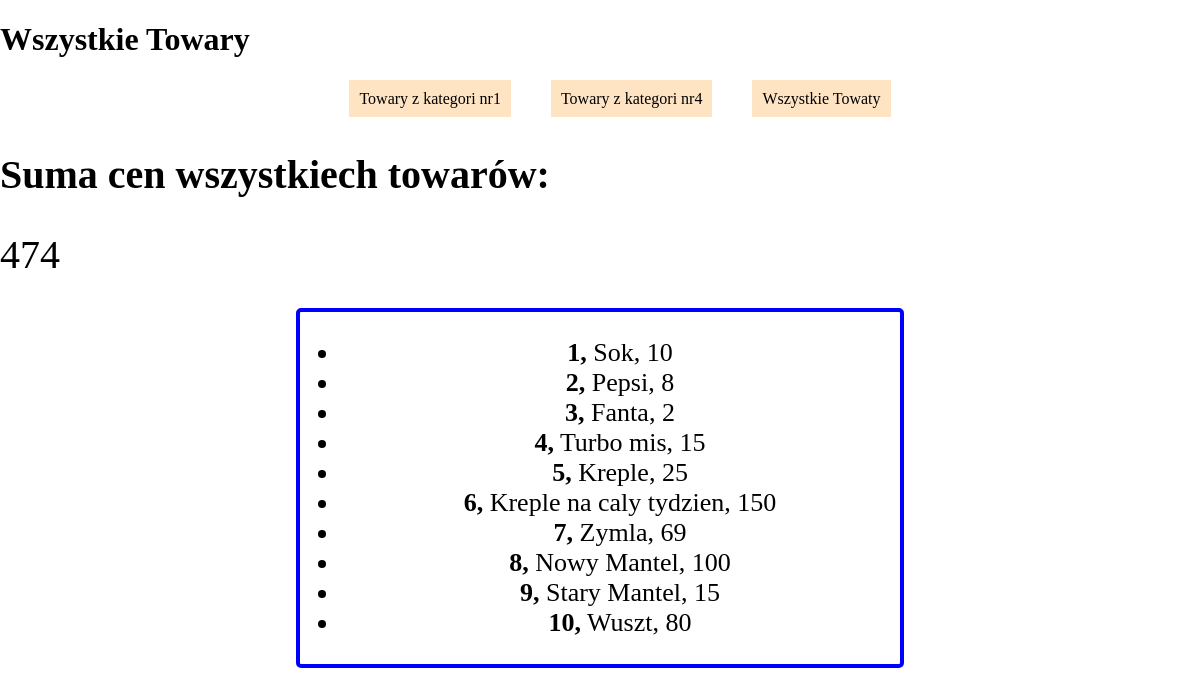
The app's page /Wszystkie.php with its own data.
### tables this page shows
CREATE TABLE `towary` (
  `ID` int(2) DEFAULT NULL,
  `cena` int(3) DEFAULT NULL,
  `NAZWA` varchar(22) DEFAULT NULL,
  `KATEGORIA` int(1) DEFAULT NULL
);

### Wszystkie.php (the view, shortened to what this page needs)
<?php
include_once("polaczenie.php");
?>
<!DOCTYPE html>
<html lang="en">
<head>
    <link rel="stylesheet" href="style.css">
</head>
<body>
    <h1>Wszystkie Towary</h1>
    <nav>
    <ul>
        <li>
            <a href="kategorianr1.php">Towary z kategori nr1</a>
        </li>
        <li>
            <a href="kategorianr4.php">Towary z kategori nr4</a>
        </li>
        <li>
            <a href="Wszystkie.php">Wszystkie Towaty</a>
        </li>
    </ul>
    </nav>
    <section>
        <div class="sumacen">
            <h1>Suma cen wszystkiech towarów:</h1>
            <?php
            $ile = $polaczenie->query("Select SUM(towary.cena) from towary;");
            list($iletowarow)=mysqli_fetch_row($ile);
            echo("$iletowarow");
            ?>
        </div>
        <div class="wszystkietowary">
            <?php
            $zapytanie = $polaczenie->query("Select towary.ID, towary.NAZWA, towary.CENA from towary;");
            echo("<ul>");
            while(list($id, $nazwa, $cena)=mysqli_fetch_row($zapytanie)){
                echo("<li><b>$id,</b> $nazwa, $cena</li>");
            }
            echo("</ul>");
            ?>
        </div>
    </section>
</body>
</html>

### style.css (style rules this page uses)
body, html { padding:0; margin:0; }
nav { width: 100%; }
nav ul { justify-content: center; display: flex; }
nav ul li { list-style: none; margin: 10px 20px 10px 20px; }
nav ul li a { color: black; text-decoration: none; padding: 10px; background-color: bisque; transition: 0.7s; }
section { width: 100%; display: block; }
.sumacen { width: 100%; font-size: 40px; margin-bottom: 30px; }
.sumacen h1 { font-size: 40px; }
.wszystkietowary { font-size: 26px; margin: 0 auto 0 auto; text-align: center; width: 50%; border-radius: 5px; border: 4px solid blue; }

### records on screen
towary: ID "1", NAZWA "Sok", cena "10"
towary: ID "2", NAZWA "Pepsi", cena "8"
towary: ID "3", NAZWA "Fanta", cena "2"
towary: ID "4", NAZWA "Turbo mis", cena "15"
towary: ID "5", NAZWA "Kreple", cena "25"
towary: ID "6", NAZWA "Kreple na caly tydzien", cena "150"
towary: ID "7", NAZWA "Zymla", cena "69"
towary: ID "8", NAZWA "Nowy Mantel", cena "100"
towary: ID "9", NAZWA "Stary Mantel", cena "15"
towary: ID "10", NAZWA "Wuszt", cena "80"

### other values on screen
$iletowarow "474"
